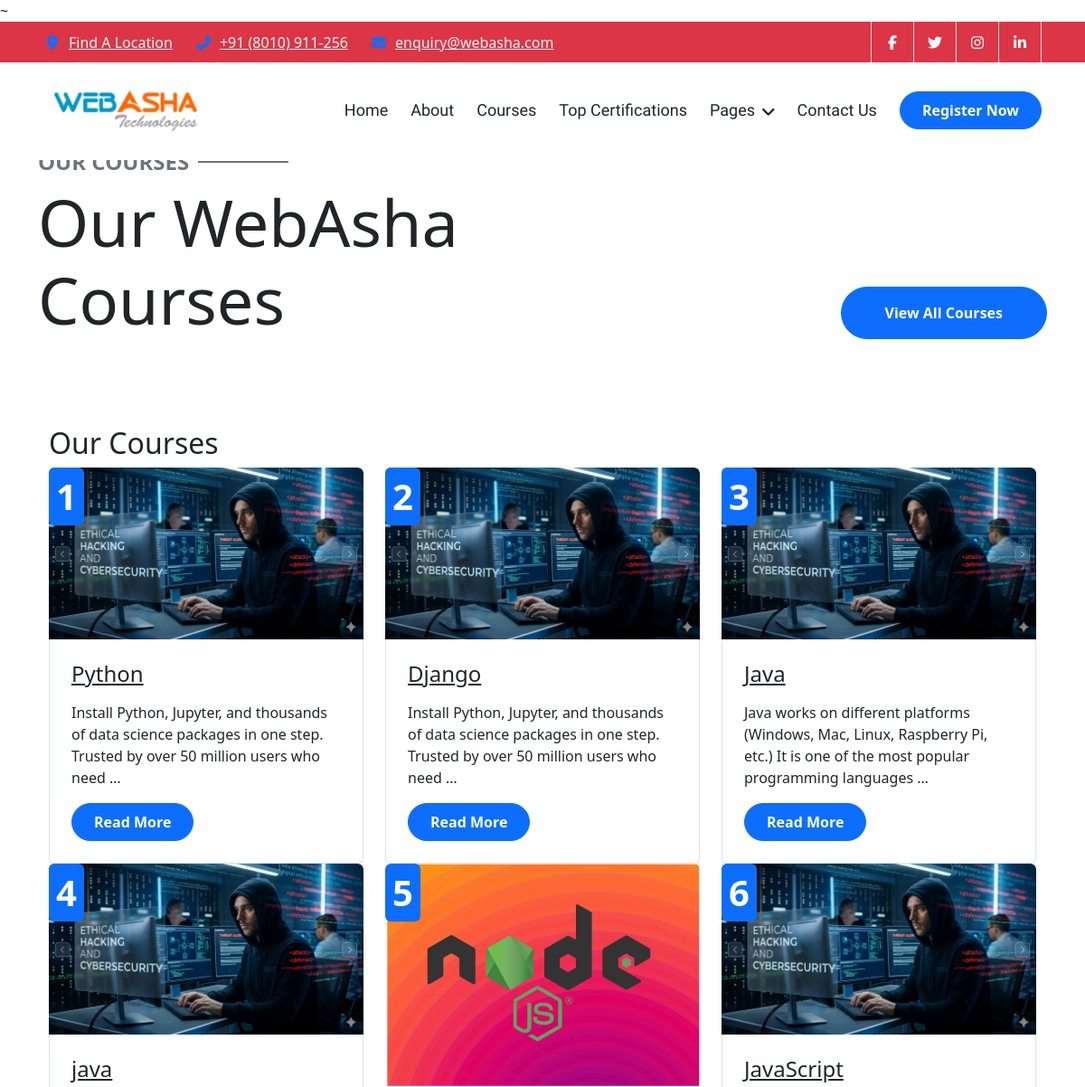
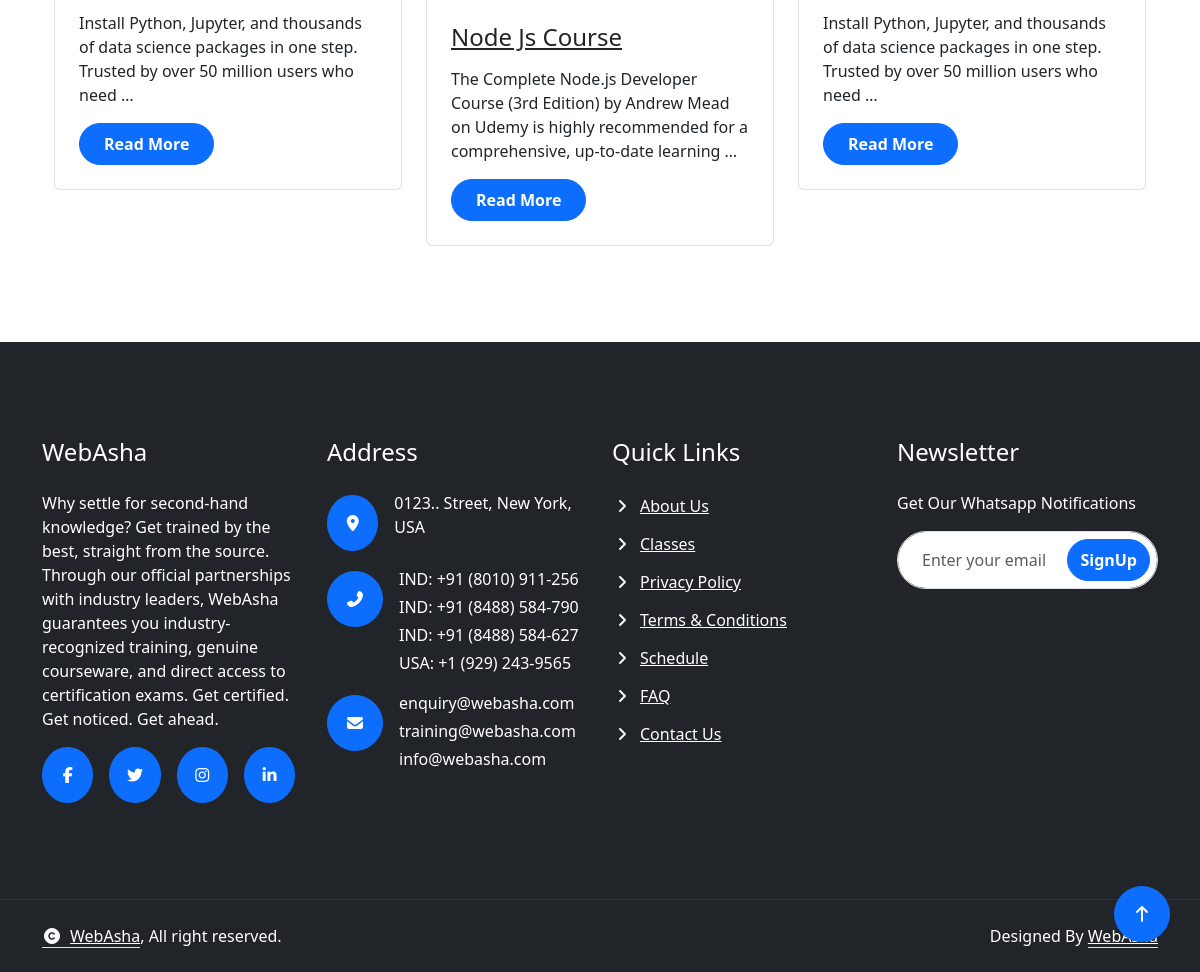
Screenshot of /ourCourses/ with the database file from the repository (2 pictures, top to bottom).
### mainApp/models.py (models this page shows, shortened)
class Course(models.Model):
    title = models.CharField(max_length=200)
    description = models.TextField(max_length=300)
    image = models.ImageField(upload_to='course_images/')
    course_number = models.IntegerField(unique=True)
    is_active = models.BooleanField(default=True)
    created_at = models.DateTimeField(auto_now_add=True)

### mainApp/views.py (the view)
# urls.py: path("ourCourses/", ourCoursesPage, name="ourCourses"),
def ourCoursesPage(request):
    course = Course.objects.filter(is_active=True).order_by('course_number')
    context = {
        "course": course
    }
    return render(request, "mainApp/ourCourses.html", context)

### mainApp/templates/mainApp/ourCourses.html (shortened to what this page needs)
{% extends 'mainApp/base.html' %}
{% load static %}
{% block body %}
<div class="container-fluid training py-5">
    <div class="container py-5">
        <div class="pb-5">
            <div class="row g-4 align-items-end">
                <div class="col-xl-8">
                    <h4 class="text-secondary sub-title fw-bold wow fadeInUp" data-wow-delay="0.1s">Our Courses</h4>
                    <h1 class="display-2 mb-0 wow fadeInUp" data-wow-delay="0.3s">Our WebAsha Courses</h1>
                </div>
                <div class="col-xl-4 text-xl-end wow fadeInUp" data-wow-delay="0.3s">
                    <a class="btn btn-primary rounded-pill text-white py-3 px-5" href="#">View All Courses</a>
                </div>
            </div>
        </div>
        <div class="container mt-5">
            <h2>Our Courses</h2>
            <div class="row">
                {% for c in course %}
                <div class="col-md-6 col-lg-4 wow fadeInUp" data-wow-delay="0.1s">
                    <div class="training-item bg-white rounded">
                        <div class="training-img rounded-top position-relative">
                            <img src="{{ c.image.url }}" class="img-fluid rounded-top w-100" alt="{{ c.title }}">
                            <h1 class="fs-1 fw-bold bg-primary text-white d-inline-block rounded p-2 position-absolute"
                                style="top: 0; left: 0;">
                                {{ c.course_number }}
                            </h1>
                        </div>
                        <div class="rounded-bottom border border-top-0 p-4">
                            <a href="#" class="h4 mb-3 d-block">
                                {{ c.title }}
                            </a>
                            <p class="mb-3">
                                {{ c.description|truncatewords:20 }}
                            </p>
                            <a class="btn btn-primary rounded-pill text-white py-2 px-4" href="#">
                                Read More
                            </a>
                        </div>
                    </div>
                </div>
                {% empty %}
                <p>No courses available</p>
                {% endfor %}
            </div>
        </div>
    </div>
</div>
{% endblock body %}

### mainApp/static/mainApp/css/style.css (style rules this page uses)
.btn { font-weight: 600; transition: .5s; }
.btn.btn-primary { box-shadow: inset 0 0 0 0 var(--bs-primary); }
.sub-title { position: relative; display: inline-block; text-transform: uppercase; color: var(--bs-primary); }
.sub-title::before { content: ""; width: 100px; position: absolute; top: 50%; right: 0; transform: translateY(-50%); margin-right: -110px; border: 1px solid var(--bs-secondary) !important; }
.training .training-item .training-img { position: relative; overflow: hidden; transition: 0.5s; }
.training .training-item .training-img img { transition: 0.5s; }

### rows the page displays
Course: image (picture), course_number "1", title "Python", description "Install Python, Jupyter, and thousands of data science packages in one step. Trusted by over 50 million users who need …"
Course: image (picture), course_number "2", title "Django", description "Install Python, Jupyter, and thousands of data science packages in one step. Trusted by over 50 million users who need …"
Course: image (picture), course_number "3", title "Java", description "Java works on different platforms (Windows, Mac, Linux, Raspberry Pi, etc.) It is one of the most popular programming languages …"
Course: image (picture), course_number "4", title "java", description "Install Python, Jupyter, and thousands of data science packages in one step. Trusted by over 50 million users who need …"
Course: image (picture), course_number "5", title "Node Js Course", description "The Complete Node.js Developer Course (3rd Edition) by Andrew Mead on Udemy is highly recommended for a comprehensive, up-to-date learning …"
Course: image (picture), course_number "6", title "JavaScript", description "Install Python, Jupyter, and thousands of data science packages in one step. Trusted by over 50 million users who need …"
